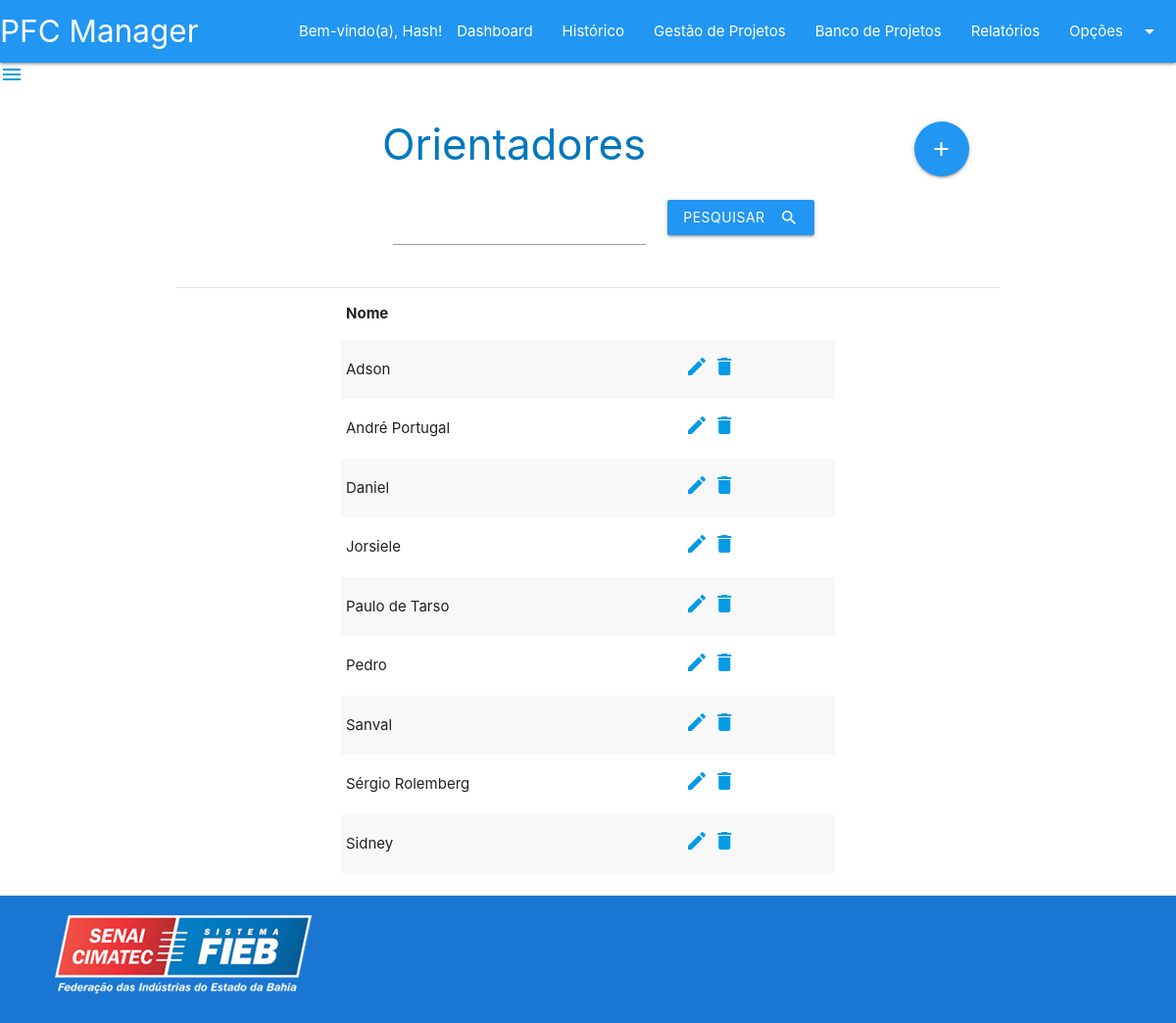
Page /telas/paginas_orientador/index_orientador.php (signed in) on the committed database.
### tables this page shows
CREATE TABLE `orientadores` (
  `orientador_id` int NOT NULL AUTO_INCREMENT,
  `orientador_nome` varchar(45) DEFAULT NULL,
  PRIMARY KEY (`orientador_id`)
);

### servicos/ServicosOrientador.php (called while the page is built, shortened)
<?php
class ServicosOrientador implements iServicosOrientador
{
    function listarOrientadores()
    {
        $conexao = conectar();
        $consulta = "SELECT * FROM orientadores;";
        $resultado = mysqli_query($conexao, $consulta);
        return $resultado;
    }
}

### telas/paginas_orientador/index_orientador.php (the view, shortened to what this page needs)
<?php require_once("../../servicos/ServicosOrientador.php"); ?>
<?php
if ($_SESSION["usuario_nome"]) {
?>
  <?php
  $servicosOrientador = new ServicosOrientador();
  ?>
  <!DOCTYPE html>
  <html lang="pt-BR">
  <head>
    <?php include_once("../compartilhado/head.php"); ?>
  </head>
  <body>
    <?php include_once("../compartilhado/header.php"); ?>
    <main>
      <div class="container">
        <div class="row">
          <form method="POST">
            <h3 class="light-blue-text text-darken-3 page-title">Orientadores
              <?php
              if (($_SESSION["usuario_perfil"]) == "Administrador" || ($_SESSION["usuario_perfil"]) == "GPE") {
              ?>
                <a title="Adicionar Projeto" href="cadastro_orientador.php" class="btn-floating btn-large waves-effect waves-light blue right" style="margin-right: 5%;">
                  <i class="material-icons">add</i>
                </a>
              <?php
              }
              ?>
            </h3>
            <div class="input-field col s4 offset-s3">
              <input name="filtro" maxlength="45" type="text">
            </div>
            <div class="input-field col s4">
              <button class="btn waves-effect waves-light blue" type="submit" name="action">Pesquisar
                <i class="material-icons right ">search</i>
              </button>
            </div>
          </form>
        </div>
        <div class="divider"></div>
        <div class="container" style="padding-left: 5%; padding-right: 5%;">
          <div class="table">
            <table class="striped">
              <thead>
                <tr>
                  <th>Nome</th>
                  <th></th>
                </tr>
              </thead>
              <tbody>
                <?php
                if (isset($_POST["filtro"])) {
                ?>
                  <?php
                  $resultado = $servicosOrientador->pesquisarOrientadores($_POST["filtro"]);
                  while ($linha = mysqli_fetch_assoc($resultado)) {
                  ?>
                    <tr>
                      <td><?php echo $linha["orientador_nome"] ?></td>
                      <?php
                      if (($_SESSION["usuario_perfil"]) == "Administrador") {
                      ?>
                        <td>
                          <a href="alterar_orientador.php?id=<?php echo $linha["orientador_id"] ?>"><i class="material-icons">edit</i></a>
                          <a href="deletar_orientador.php?id=<?php echo $linha["orientador_id"] ?>"><i class="material-icons">delete</i></a>
                        </td>
                      <?php
                      }
                      ?>
                    </tr>
                  <?php
                  }
                } else {
                  ?>
                  <?php
                  $resultado = $servicosOrientador->listarOrientadores();
                  while ($linha = mysqli_fetch_assoc($resultado)) {
                  ?>
                    <tr>
                      <td><?php echo $linha["orientador_nome"] ?></td>
                      <?php
                      if (($_SESSION["usuario_perfil"]) == "Administrador") {
                      ?>
                        <td>
                          <a href="alterar_orientador.php?id=<?php echo $linha["orientador_id"] ?>"><i class="material-icons">edit</i></a>
                          <a href="deletar_orientador.php?id=<?php echo $linha["orientador_id"] ?>"><i class="material-icons">delete</i></a>
                        </td>
                      <?php
                      }
                      ?>
                    </tr>
                <?php
                  }
                }
                ?>
              </tbody>
            </table>
          </div>
        </div>
      </div>
      <br>
    </main>
    <?php include_once("../compartilhado/footer.php"); ?>
  </body>
  </html>
<?php
} else {
  header("location:../inicio/login.php");
}
?>

### telas/compartilhado/head.php (style rules this page uses)
div.table { overflow-x: scroll; }
th, td { min-width: 50px; }
.page-title { padding-left: 25%; }
body { display: flex; min-height: 100vh; flex-direction: column; }
main { flex: 1 0 auto; }

### rows in the picture
orientadores: orientador_nome "Adson"
orientadores: orientador_nome "André Portugal"
orientadores: orientador_nome "Daniel"
orientadores: orientador_nome "Jorsiele"
orientadores: orientador_nome "Paulo de Tarso"
orientadores: orientador_nome "Pedro"
orientadores: orientador_nome "Sanval"
orientadores: orientador_nome "Sérgio Rolemberg"
orientadores: orientador_nome "Sidney"

### other values in the picture
$_SESSION["usuario_nome"] "Hash"
